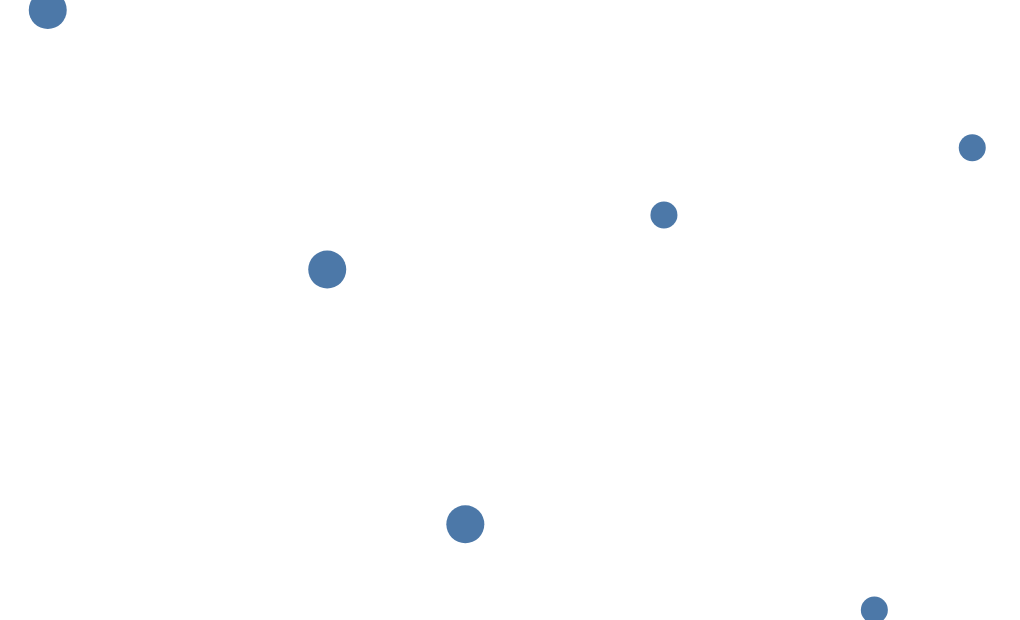

Express this chart as Vega-Lite.
### Vega-Lite specification from a JSON file in a GitHub repository (floating-point values rounded to 4 significant figures)
{"$schema": "https://vega.github.io/schema/vega-lite/v6.json", "padding": 5, "autosize": "none", "width": 500, "height": 300, "data": {"values": [{"city": "Seattle", "lon": -122.3, "lat": 47.61, "pop": 0.74, "kind": "port"}, {"city": "Denver", "lon": -105.0, "lat": 39.74, "pop": 0.71, "kind": "hub"}, {"city": "Austin", "lon": -97.74, "lat": 30.27, "pop": 0.96, "kind": "hub"}, {"city": "Chicago", "lon": -87.63, "lat": 41.88, "pop": 2.7, "kind": "hub"}, {"city": "Boston", "lon": -71.06, "lat": 42.36, "pop": 0.68, "kind": "port"}, {"city": "Miami", "lon": -80.19, "lat": 25.76, "pop": 0.47, "kind": "port"}, {"city": "Seattle", "lon": -122.3, "lat": 47.61, "pop": 0.74, "kind": "port"}, {"city": "Denver", "lon": -105.0, "lat": 39.74, "pop": 0.71, "kind": "hub"}, {"city": "Austin", "lon": -97.74, "lat": 30.27, "pop": 0.96, "kind": "hub"}]}, "projection": {"type": "albersUsa"}, "mark": "circle", "encoding": {"longitude": {"field": "lon", "type": "quantitative"}, "latitude": {"field": "lat", "type": "quantitative"}, "size": {"aggregate": "count", "type": "quantitative"}}}
